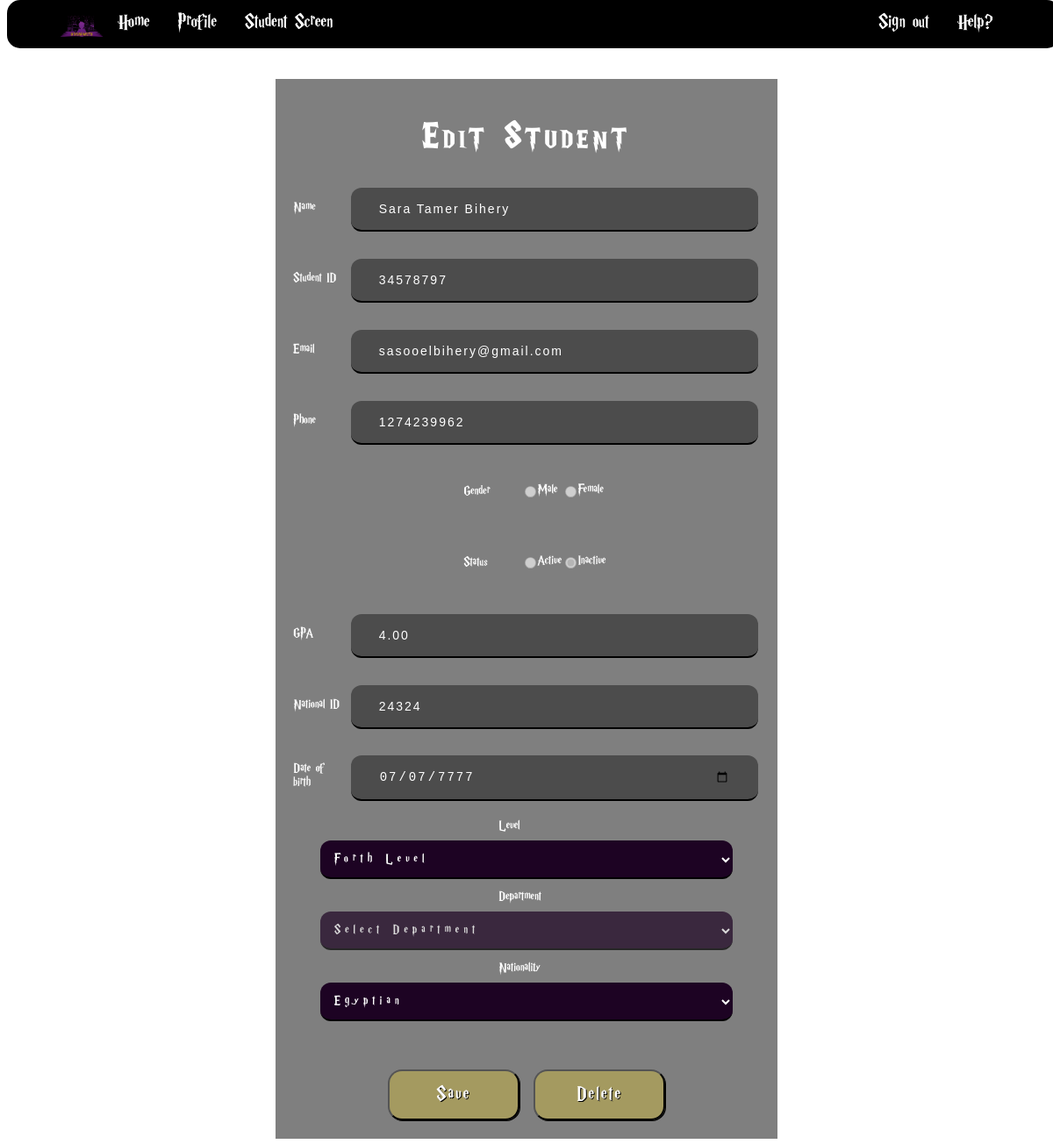
/home/student_screen/edit_student/34578797, run on an earlier commit of the app's database.
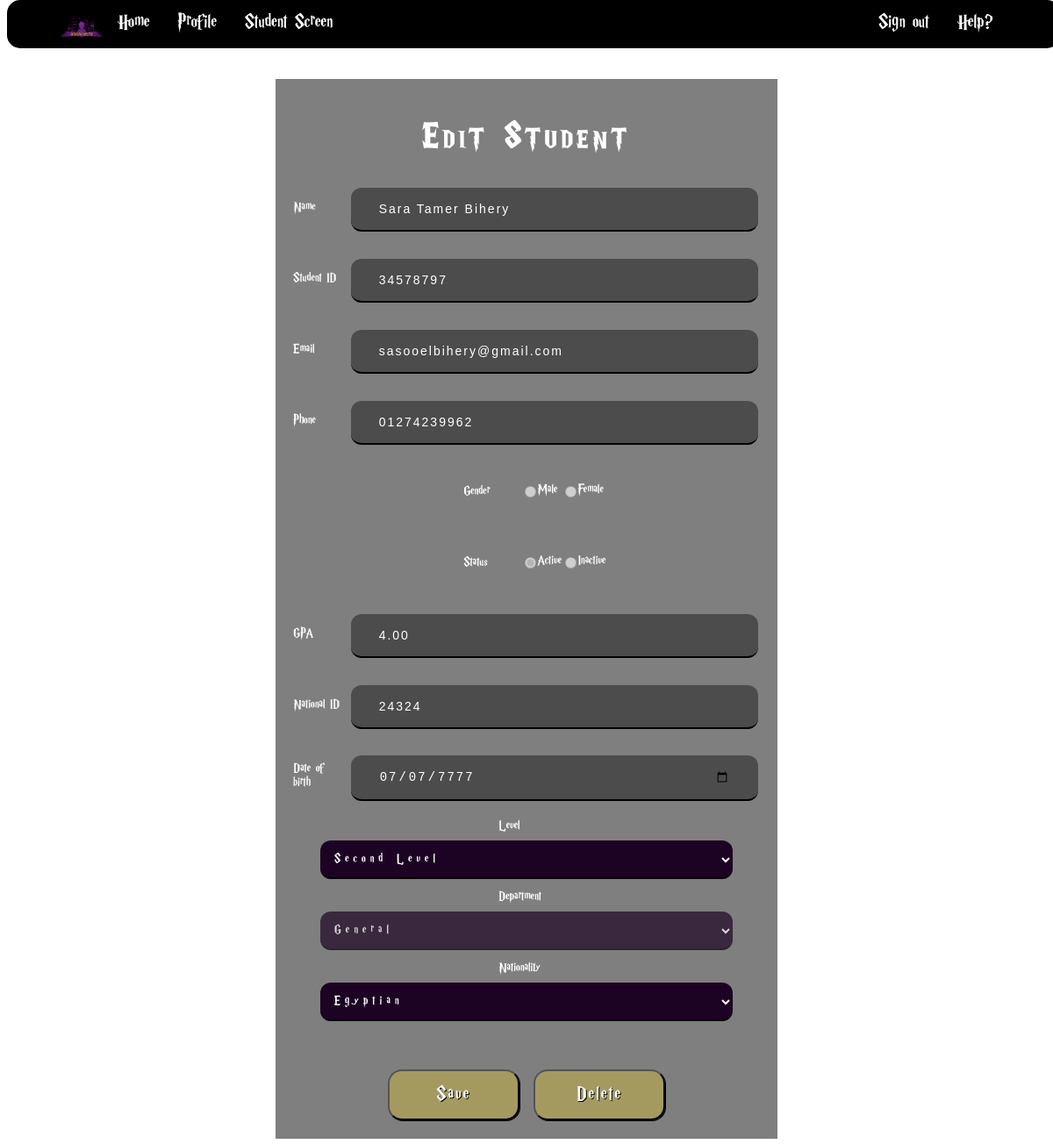
And on a later commit of the database.
### app/models.py (models this page shows)
class Student(models.Model):
    name = models.CharField(max_length=50)
    id = models.IntegerField(primary_key=True)
    email = models.CharField(max_length=100)
    phone = models.CharField(max_length=12)
    gender = models.CharField(max_length=10, choices=CHOICE)
    status = models.CharField(max_length=10, choices=STATUS)
    level = models.IntegerField(choices=LEVEL)
    department = models.CharField(
        max_length=30, choices=DEPARTMENT, default=None)
    gpa = models.DecimalField(max_digits=3, decimal_places=2, default=None)
    nationalid = models.IntegerField(default=None)
    nationality = models.CharField(max_length=50, choices=NATIONALITY)
    birthdate = models.DateTimeField(default=None)

### app/views.py (the view)
def editStudent(request, id):
    student = {
        'student': Student.objects.get(id=id)}
    return render(request, 'edit_student.html', student)

### app/templates/edit_student.html (shortened to what the changed rows need)
{% load static %}
<!DOCTYPE html>
<html lang="en">
  <head>
    <link rel="stylesheet" href="{% static 'styleSheet.css' %}" />
  </head>
  <body>
    <div id="edit-form-container">
      <form id="edit-form">
        <h1 class="center">Edit Student</h1>
        <div class="input-field">
          <label for="student-name">Name</label>
          <input
            type="text"
            id="edit-name"
            name="name"
            placeholder="Enter student's full name"
            value="{{student.name}}"
          />
        </div>
        <div class="input-field">
          <label for="edit-id">Student ID</label>
          <input
            type="text"
            id="id"
            name="id"
            placeholder="Enter student's ID"
            value="{{student.id}}"
            disabled
          />
        </div>
        <div class="input-field">
          <label for="edit-email">Email</label>
          <input
            type="email"
            id="edit-email"
            name="email"
            placeholder="Enter student's email"
            value="{{student.email}}"
          />
        </div>
        <div class="input-field">
          <label for="edit-phone">Phone</label>
          <input
            type="text"
            id="edit-phone"
            name="phone"
            placeholder="Enter student's phone number"
            value="{{student.phone}}"
          />
        </div>
        <div class="input-field">
          <div class="radio-container">
            <label class="radio-button">
              {%if student.status == 'Active'%}
              <input
                type="radio"
                name="edit-status"
                value="active"
                checked
                disabled
              />
              {%else%}
              <input type="radio" name="edit-status" value="active" disabled />
              {% endif %} Active
            </label>
            <label class="radio-button">
              {%if student.status == 'Inactive'%}
              <input
                type="radio"
                name="edit-status"
                value="inactive"
                checked
                disabled
              />
              {% else %}
              <input
                type="radio"
                name="edit-status"
                value="inactive"
                disabled
              />
              {% endif %}Inactive
            </label>
          </div>
        </div>
        <div class="input-field">
          <label for="edit-gpa">GPA</label>
          <input
            type="text"
            id="edit-gpa"
            name="gpa"
            placeholder="Enter student's GPA"
            value="{{student.gpa}}"
          />
        </div>
        <div class="input-field">
          <label for="edit-national-id"> National ID</label>
          <input
            type="text"
            id="edit-national-id"
            name="nationalid"
            placeholder="Enter student's National ID"
            value="{{student.nationalid}}"
          />
        </div>
        <div class="input-field">
          <label for="edit-date-of-birth">Date of birth</label>
          <input
            type="date"
            id="edit-date-of-birth"
            name="birthdate"
            value="{{ student.birthdate|date:'Y-m-d' }}"
          />
        </div>
        <div class="input-field">
          <label for="edit-level">Level</label>
          <select name="level" id="edit-level">
             {% if student.level == 2 %}
            <option value="2" selected>Second Level</option>
            {% else %}
            <option value="2">Second Level</option>
            {% endif %}  {% if student.level == 4 %}
            <option value="4" selected>Forth Level</option>
            {% else %}
            <option value="4">Forth Level</option>
            {% endif %}
          </select>
        </div>
        <div class="input-field">
          <label for="edit-department">Department</label>
          <select name="department" id="edit-department" disabled>
            <option value="" selected disabled>Select Department</option>
            {% if student.department == 'General' %}
            <option value="General" selected>General</option>
            {% elif student.department == 'CS' %}
            <option value="CS" selected>Computer Science</option>
            {% elif student.department == 'AI' %}
            <option value="AI" selected>Artificial Intelligence</option>
            {% elif student.department == 'IS' %}
            <option value="IS" selected>Information Science</option>
            {% elif student.department == 'IT' %}
            <option value="IT" selected>Information Technology</option>
            {% endif %}
          </select>
        </div>
        <div class="input-field">
          <label for="edit-nationality">Nationality</label>
          <select name="nationality" id="edit-nationality">
             {% if student.nationality == 'Egyptian' %}
            <option value="Egyptian" selected>Egyptian</option>
            {% else %}
            <option value="Egyptian">Egyptian</option>
            {% endif %}
          </select>
        </div>
        <br /><br />
      </form>
    </div>
  </body>
</html>

What changed in the data, as far as the page shows it:
changed Student "Sara Tamer Bihery": phone "1274239962" → "01274239962"; level "Forth Level" → "Second Level"; department (not shown) → "General"
Also different on the page:
form field edit-status: (not shown) → "☑ Active"
form field edit-status: (not shown) → "☐ Inactive"
form field edit-status: "☐ Active" → (not shown)
form field edit-status: "☑ Inactive" → (not shown)
form field department: "Select Department" → (not shown)
